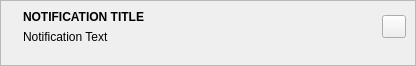
<?xml version="1.0" encoding="UTF-8"?>
<ui version="4.0">
 <class>NotificationPopup</class>
 <widget class="QWidget" name="NotificationPopup">
  <property name="geometry">
   <rect>
    <x>0</x>
    <y>0</y>
    <width>416</width>
    <height>66</height>
   </rect>
  </property>
  <property name="windowTitle">
   <string notr="true">Form</string>
  </property>
  <layout class="QVBoxLayout" name="verticalLayout">
   <property name="spacing">
    <number>0</number>
   </property>
   <property name="leftMargin">
    <number>0</number>
   </property>
   <property name="topMargin">
    <number>0</number>
   </property>
   <property name="rightMargin">
    <number>0</number>
   </property>
   <property name="bottomMargin">
    <number>0</number>
   </property>
   <item>
    <widget class="QFrame" name="frame">
     <property name="frameShape">
      <enum>QFrame::StyledPanel</enum>
     </property>
     <property name="frameShadow">
      <enum>QFrame::Raised</enum>
     </property>
     <layout class="QVBoxLayout" name="verticalLayout_2">
      <property name="spacing">
       <number>0</number>
      </property>
      <property name="leftMargin">
       <number>0</number>
      </property>
      <property name="topMargin">
       <number>0</number>
      </property>
      <property name="rightMargin">
       <number>0</number>
      </property>
      <property name="bottomMargin">
       <number>0</number>
      </property>
      <item>
       <layout class="QHBoxLayout" name="horizontalLayout_2">
        <property name="spacing">
         <number>6</number>
        </property>
        <property name="leftMargin">
         <number>9</number>
        </property>
        <property name="topMargin">
         <number>9</number>
        </property>
        <property name="rightMargin">
         <number>9</number>
        </property>
        <property name="bottomMargin">
         <number>9</number>
        </property>
        <item>
         <widget class="QLabel" name="icon">
          <property name="text">
           <string notr="true"/>
          </property>
         </widget>
        </item>
        <item>
         <layout class="QVBoxLayout" name="verticalLayout_4">
          <property name="spacing">
           <number>6</number>
          </property>
          <item>
           <layout class="QHBoxLayout" name="horizontalLayout_4">
            <item>
             <layout class="QVBoxLayout" name="verticalLayout_3">
              <item>
               <widget class="QLabel" name="titleLabel">
                <property name="sizePolicy">
                 <sizepolicy hsizetype="Expanding" vsizetype="Preferred">
                  <horstretch>0</horstretch>
                  <verstretch>0</verstretch>
                 </sizepolicy>
                </property>
                <property name="font">
                 <font>
                  <weight>75</weight>
                  <bold>true</bold>
                 </font>
                </property>
                <property name="text">
                 <string notr="true">NOTIFICATION TITLE</string>
                </property>
               </widget>
              </item>
              <item>
               <widget class="QLabel" name="textLabel">
                <property name="sizePolicy">
                 <sizepolicy hsizetype="Expanding" vsizetype="Preferred">
                  <horstretch>0</horstretch>
                  <verstretch>0</verstretch>
                 </sizepolicy>
                </property>
                <property name="text">
                 <string notr="true">Notification Text</string>
                </property>
               </widget>
              </item>
             </layout>
            </item>
            <item>
             <layout class="QHBoxLayout" name="horizontalLayout_3">
              <property name="spacing">
               <number>0</number>
              </property>
              <item>
               <widget class="QToolButton" name="dismissButton">
                <property name="text">
                 <string/>
                </property>
                <property name="icon">
                 <iconset resource="../libentertaining_resources.qrc">
                  <normaloff>:/libentertaining/icons/window-close.svg</normaloff>:/libentertaining/icons/window-close.svg</iconset>
                </property>
               </widget>
              </item>
             </layout>
            </item>
           </layout>
          </item>
         </layout>
        </item>
       </layout>
      </item>
      <item>
       <widget class="QWidget" name="buttonContainer" native="true">
        <layout class="QHBoxLayout" name="horizontalLayout">
         <property name="spacing">
          <number>0</number>
         </property>
         <property name="leftMargin">
          <number>0</number>
         </property>
         <property name="topMargin">
          <number>0</number>
         </property>
         <property name="rightMargin">
          <number>0</number>
         </property>
         <property name="bottomMargin">
          <number>0</number>
         </property>
        </layout>
       </widget>
      </item>
     </layout>
    </widget>
   </item>
  </layout>
 </widget>
 <resources>
  <include location="../libentertaining_resources.qrc"/>
 </resources>
 <connections/>
</ui>
